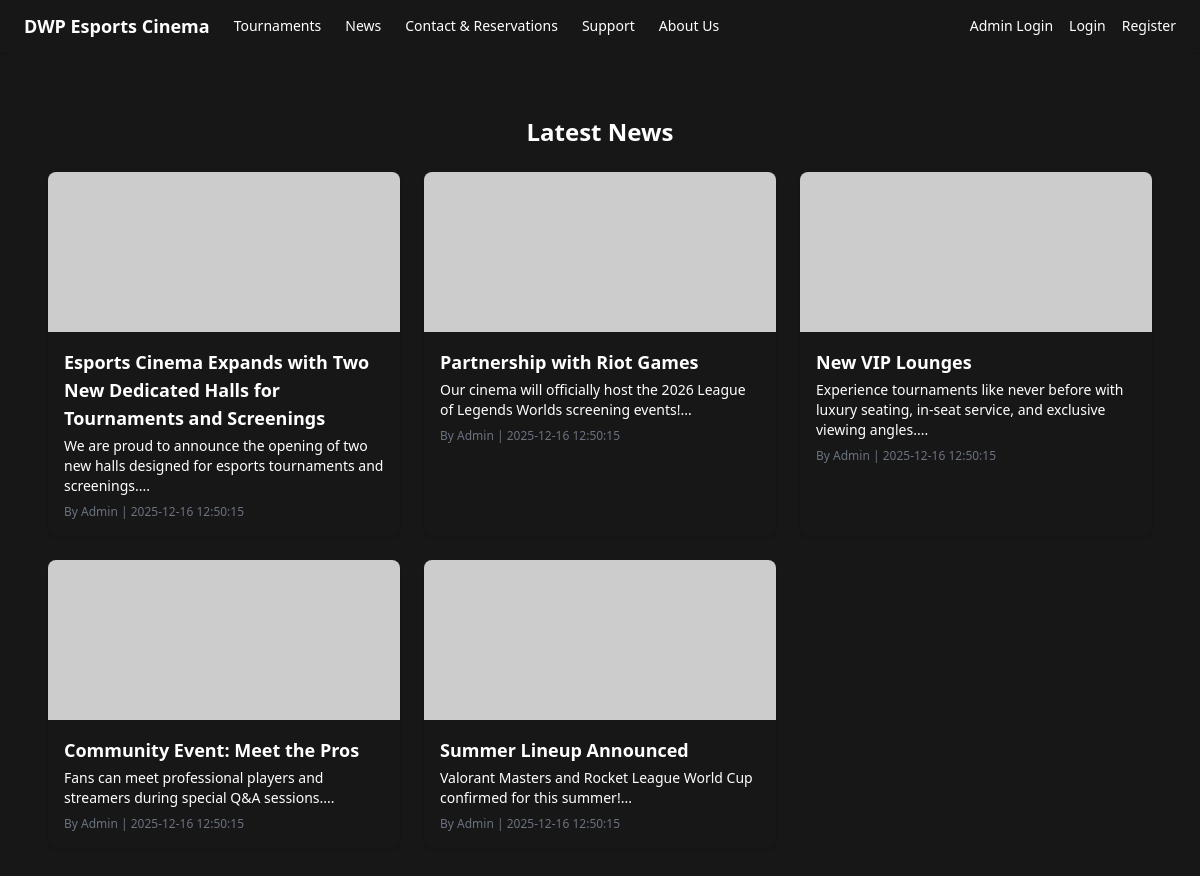
Page /news.php on the committed database.
### tables this page shows
CREATE TABLE News (
    newsID INT PRIMARY KEY AUTO_INCREMENT,
    newsTitle VARCHAR(255) NOT NULL,
    newsContent TEXT NOT NULL,
    newsAuthor VARCHAR(100) NOT NULL,
    newsImage VARCHAR(255),
    newsCreatedAt DATETIME DEFAULT CURRENT_TIMESTAMP
);

### news.php (the view, shortened to what this page needs)
<?php
include __DIR__ . '/includes/navbar.php';
$pdo = Database::getInstance();
$stmt = $pdo->query("
    SELECT newsID,
           newsTitle,
           newsContent,
           newsAuthor,
           newsImage,
           newsCreatedAt
    FROM News
    ORDER BY newsCreatedAt DESC
");
$news = $stmt->fetchAll(PDO::FETCH_ASSOC);
?>
<!DOCTYPE html>
<html lang="en">
<head>
    <script src="https://cdn.tailwindcss.com"></script>
</head>
<body class="bg-neutral-900 text-white">
    <main class="max-w-6xl mx-auto px-6 py-16">
        <h2 class="text-2xl font-semibold mb-6 text-center">Latest News</h2>
        <div class="grid md:grid-cols-3 gap-6">
            <?php foreach ($news as $n): ?>
                <a href="news_article.php?newsID=<?= $n['newsID'] ?>" class="block bg-neutral-900 rounded-lg shadow hover:shadow-lg transition overflow-hidden">
                    <?php if ($n['newsImage']): ?>
                        <img src="<?= htmlspecialchars($n['newsImage']) ?>" alt="<?= htmlspecialchars($n['newsTitle']) ?>" class="w-full h-40 object-cover">
                    <?php endif; ?>
                    <div class="p-4">
                        <h3 class="font-semibold text-lg"><?= htmlspecialchars($n['newsTitle']) ?></h3>
                        <p class="text-white text-sm mt-1"><?= htmlspecialchars(substr($n['newsContent'], 0, 120)) ?>...</p>
                        <p class="text-gray-500 text-xs mt-2">By <?= htmlspecialchars($n['newsAuthor']) ?> | <?= htmlspecialchars($n['newsCreatedAt']) ?></p>
                    </div>
                </a>
            <?php endforeach; ?>
        </div>
    </main>
</body>
</html>

### rows in the picture
news: newsTitle "Esports Cinema Expands with Two New Dedicated Halls for Tournaments and Screenings", newsContent "We are proud to announce the opening of two new halls designed for esports tournaments and screenings.", newsAuthor "Admin", newsCreatedAt "2025-12-16 12:50:15"
news: newsTitle "Partnership with Riot Games", newsContent "Our cinema will officially host the 2026 League of Legends Worlds screening events!", newsAuthor "Admin", newsCreatedAt "2025-12-16 12:50:15"
news: newsTitle "New VIP Lounges", newsContent "Experience tournaments like never before with luxury seating, in-seat service, and exclusive viewing angles.", newsAuthor "Admin", newsCreatedAt "2025-12-16 12:50:15"
news: newsTitle "Community Event: Meet the Pros", newsContent "Fans can meet professional players and streamers during special Q&A sessions.", newsAuthor "Admin", newsCreatedAt "2025-12-16 12:50:15"
news: newsTitle "Summer Lineup Announced", newsContent "Valorant Masters and Rocket League World Cup confirmed for this summer!", newsAuthor "Admin", newsCreatedAt "2025-12-16 12:50:15"
